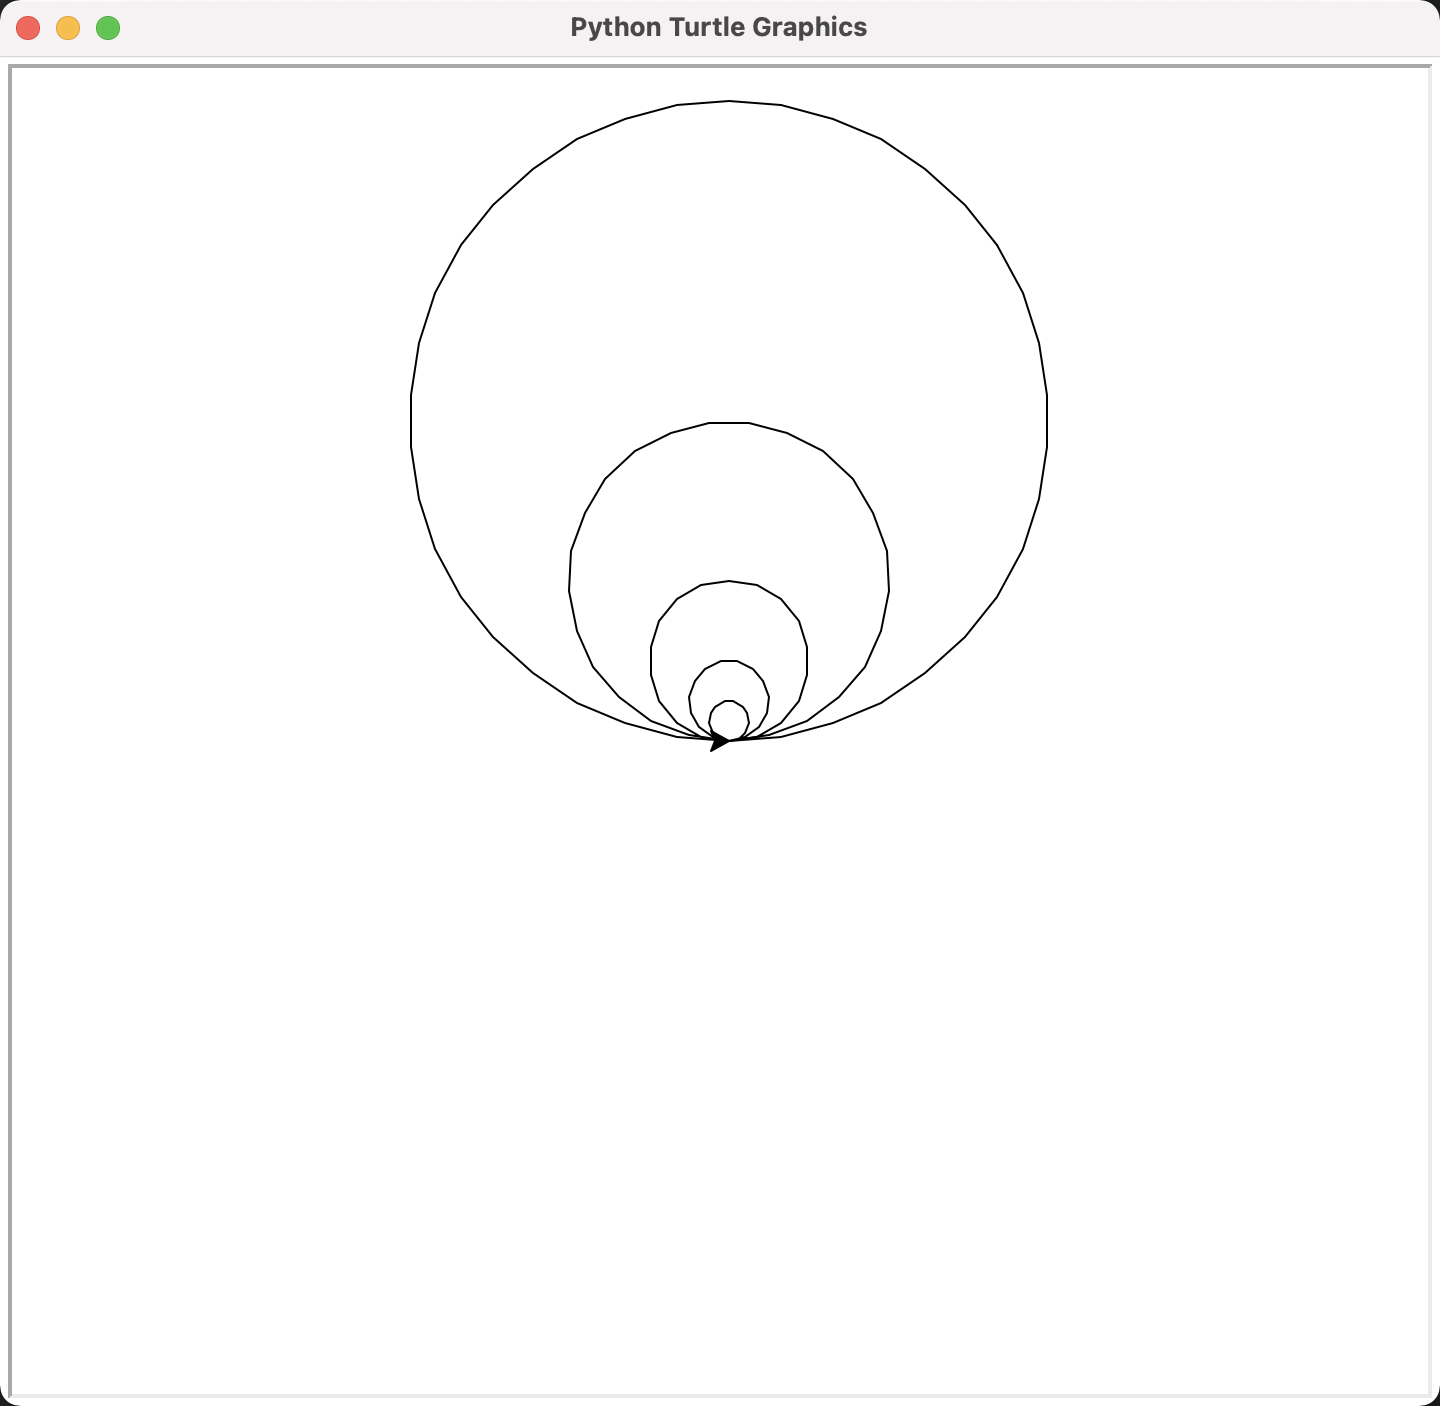

Write Python code to recreate this figure.
# python2.7
import turtle
# python3.7 later not support.

turtle.pensize(2)
turtle.circle(10)
turtle.circle(40)
turtle.circle(80)
turtle.circle(160)
